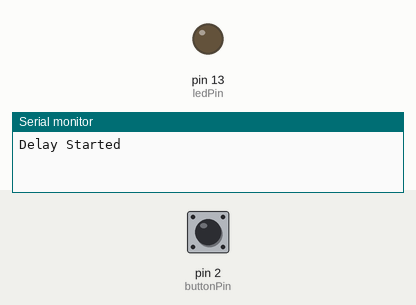
Recording of a sketch running on a simulated Arduino Uno, built with avr-gcc and run on an emulated ATmega328P. Parts: output pins drawn as LEDs (lit = HIGH), the last lines printed to the serial monitor. The inputs (shaded band) are chosen by the test bench; at power-on: pin 2 (buttonPin) HIGH.

Above: at 1.2 s.
1.3 s: pin 2 (buttonPin) pulled LOW for 0.15 s
At 2.5 s:
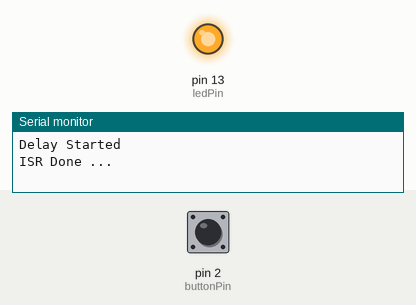
2.9 s: pin 2 (buttonPin) pulled LOW for 1 s
At 3.7 s:
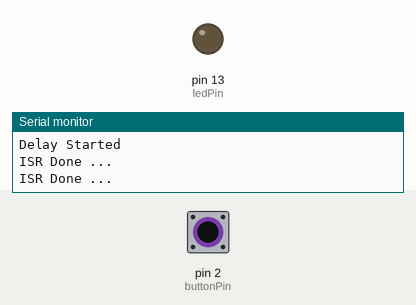
6.5 s: pin 2 (buttonPin) pulled LOW for 3.2 s
At 7.7 s:
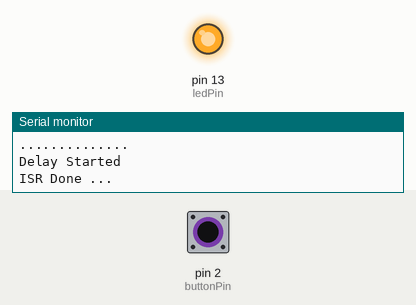
Timing chart, 0 to 9.5 s (numbered marks = the images above; inputs shaded):
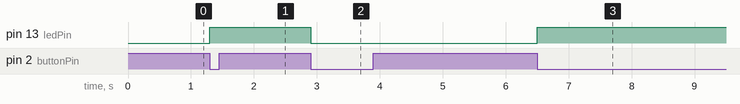

Measured:
- after the input at 1.3 s, pin 13 (ledPin): LOW → HIGH at once
- after the input at 2.9 s, pin 13 (ledPin): HIGH → LOW at once
- after the input at 6.5 s, pin 13 (ledPin): LOW → HIGH at once

The sketch:

Toggle_With_ISR.ino
```cpp
/*
  LED Toggle with Delay & Interrupt
  led-toggle-interrupt.ino
  Use pushbutton switch to toggle LED with interrupt

  DroneBot Workshop 2022
  https://dronebotworkshop.com
*/

// Define LED and switch connections
const byte ledPin = 13;
const byte buttonPin = 2;

// Boolean to represent toggle state

volatile bool toggleState = false;

void checkSwitch() {
  // Check status of switch
  // Toggle LED if button pressed

  if (digitalRead(buttonPin) == LOW) {
    // Switch was pressed
    // Change state of toggle
    toggleState = !toggleState;
    // Indicate state on LED
    digitalWrite(ledPin, toggleState);
  }
  Serial.println("ISR Done ...");
}

void setup() {
  // Set LED pin as output
  pinMode(ledPin, OUTPUT);
  // Set switch pin as INPUT with pullup
  pinMode(buttonPin, INPUT_PULLUP);

  Serial.begin(9600);
  // Attach Interrupt to Interrupt Service Routine
  attachInterrupt(digitalPinToInterrupt(buttonPin),checkSwitch, FALLING);
}

void loop() {

  // 5-second time delay
  Serial.println("Delay Started");
  delay(5000);
  Serial.println("Delay Finished");
  Serial.println("..............");
}
```
